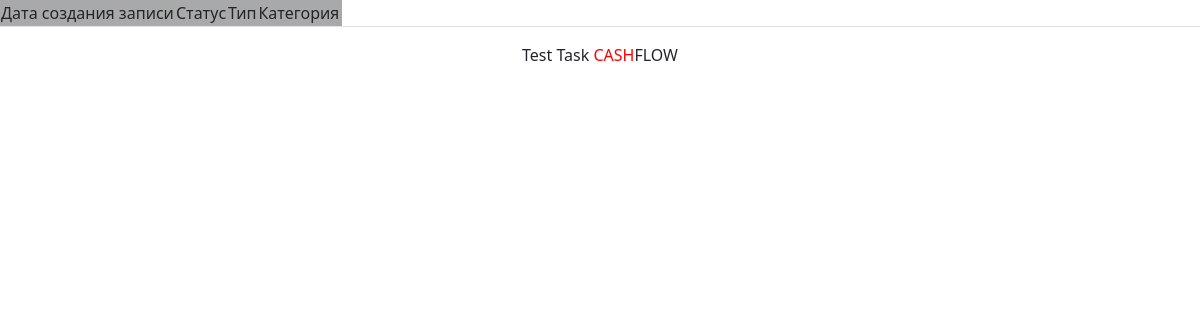
/, run on an earlier commit of the app's database.
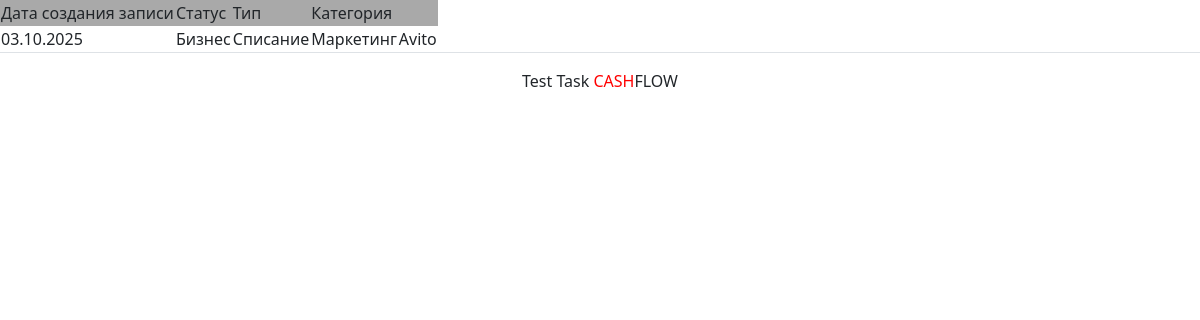
And on a later commit of the database.
### flow/models.py (models this page shows, shortened)
class Post(models.Model):
  pub_date_verbose_name_title = 'Дата создания записи'
  status_verbose_name_title = 'Статус'
  flow_type_verbose_name_title = 'Тип'
  category_verbose_name_title = 'Категория'
  subcategory_verbose_name_title = 'Подкатегория'
  pub_date = models.DateField(
    auto_now_add=True,
    editable=True,
    verbose_name=pub_date_verbose_name_title
  )
  user = models.ForeignKey(
    User,
    on_delete=models.CASCADE,
    blank=False,
    related_name='user_post',
    verbose_name='Пользователь'
  )
  status = models.ForeignKey(
    Status,
    related_name='post_status',
    on_delete=models.CASCADE,
    verbose_name=status_verbose_name_title
  )
  flow_type = models.ForeignKey(
    FlowType,
    related_name='post_flow_type',
    on_delete=models.CASCADE,
    blank=False,
    verbose_name=flow_type_verbose_name_title
  )
  category = models.ForeignKey(
    Category,
    related_name='post_category',
    on_delete=models.CASCADE,
    blank=False,
    verbose_name=category_verbose_name_title
  )
  subcategory = models.ForeignKey(
    Category,
    related_name='post_subcategory',
    on_delete=models.CASCADE,
    blank=False,
    verbose_name=subcategory_verbose_name_title
  )
  amount = models.DecimalField(
    max_digits=10,
    decimal_places=2,
    blank=False
  )
  class Meta:
    verbose_name = 'Запись о ДДС'
    verbose_name_plural = 'Записи о ДДС'
    ordering = ['pub_date']

class Status(models.Model):
  value = models.CharField(
    max_length=100,
    blank=False,
    unique=True,
    verbose_name='Статус'
  )
  class Meta:
    verbose_name = 'Статус'
    verbose_name_plural = 'Статусы'
    ordering = ['value',]
  def __str__(self):
    return self.value

class FlowType(models.Model):
  value = models.CharField(
    max_length=100,
    blank=False,
    unique=True,
    verbose_name='Тип'
  )
  class Meta:
    verbose_name = 'Тип'
    verbose_name_plural = 'Типы'
    ordering = ['value',]
  def __str__(self) -> str:
    return self.value

class Category(MPTTModel):
  value = models.CharField(
    max_length=100,
    blank=False,
    unique=True,
    verbose_name='Категория'
  )
  parent = TreeForeignKey(
    'self',
    blank=True,
    null=True,
    related_name='children',
    on_delete=models.PROTECT,
  )
  class MPTTMeta:
        order_insertion_by = ['value']
  class Meta:
    verbose_name = 'Категория'
    verbose_name_plural = 'Категории'
  def __str__(self) -> str:
    return self.value

### flow/views.py (the view)
# urls.py: path('', views.index, name='index'),
def index(request):
    posts = Post.objects.all().select_related('status')
    page_obj = page_obj_gen(request, posts)
    title = 'Движение денежных средств'
    context = {
        'page_obj': page_obj,
        'title': title,
        'pub_date_title': Post.pub_date_verbose_name_title,
        'status_title' : Post.status_verbose_name_title,
        'flow_type_title': Post.flow_type_verbose_name_title,
        'category_title': Post.category_verbose_name_title,
    }
    return render(request, 'index.html', context)

### flow/utils.py (called while the page is built)
def page_obj_gen(request, posts):
    paginator = Paginator(posts, per_page=20)
    page_number = request.GET.get('page')
    page_obj = paginator.get_page(number=page_number)
    return page_obj

### templates/index.html (shortened to what this page needs)
{% extends 'base.html' %}
{% block content %}
{% load verbose_names %}
{% load thumbnail %}
{% load cache %}
{% cache 20 index_page %}
<table>
  <tr style="background-color:darkgray">
    <td>{{ pub_date_title }}</td>
    <td>{{ status_title }}</td>
    <td>{{ flow_type_title }}</td>
    <td>{{ category_title }}</td>
    <td>{{ subcategory_title }}</td>
  </tr>
  {% for post in page_obj %}
  <tr>
    <td>{{ post.pub_date|date:"d.m.Y" }}</td>
    <td>{{ post.status }}</td>
    <td>{{ post.flow_type }}</td>
    <td>{{ post.category }}</td>
    <td>{{ post.subcategory }}</td>
  </tr>
  {% endfor %}
</table>
{% endcache %}
{% endblock %}

What changed in the data, as far as the page shows it:
added Post: pub_date "03.10.2025", status "Бизнес", flow_type "Списание", category "Маркетинг", subcategory "Avito"
